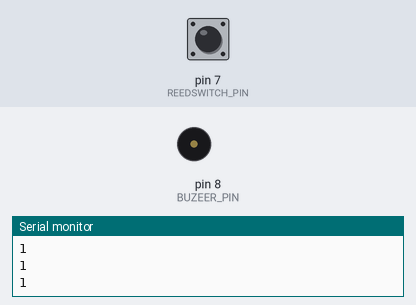
This sketch was run on a simulated Arduino Uno, built with avr-gcc and run on an emulated ATmega328P. On the bench: buzzer (waves = sounding), the last lines printed to the serial monitor. Inputs (shaded band) come from the test bench; at power-on: pin 7 (REEDSWITCH_PIN) HIGH.

Above: at 1.2 s.
1.3 s: pin 7 (REEDSWITCH_PIN) pulled LOW for 1 s
At 1.45 s:
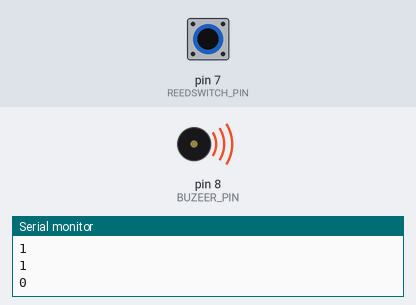
4.3 s: pin 7 (REEDSWITCH_PIN) pulled LOW for 3.2 s
At 8.4 s:
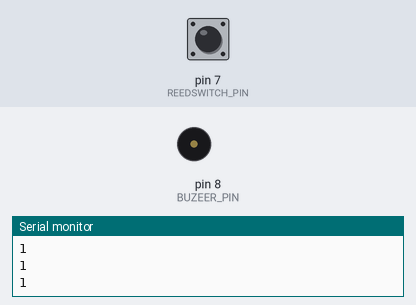
Timing chart, 0 to 9.9 s (numbered marks = the images above; inputs shaded):
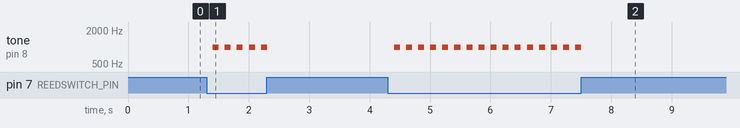

Measured:
- after the input at 1.3 s, tone on pin 8 (BUZEER_PIN): alternates 1000 Hz for 0.10 s and silent for 0.10 s, 10 changes in all, then stays silent, starting after 0.10 s
- after the input at 4.3 s, tone on pin 8 (BUZEER_PIN): alternates 1000 Hz for 0.10 s and silent for 0.10 s, 32 changes in all, then stays silent, starting after 0.10 s

The sketch:

ArduinoReedSwitch.ino
```cpp
#define REEDSWITCH_PIN 7
#define BUZEER_PIN 8

void setup() {
  Serial.begin(9600);
  delay(2);
  pinMode(REEDSWITCH_PIN, INPUT_PULLUP);
}

void loop() {
  int sensorValue = digitalRead(REEDSWITCH_PIN);
  Serial.println(sensorValue);
  if(sensorValue == 0) {
    tone(BUZEER_PIN, 1000, 100);
  }
  delay(200);

}
```
